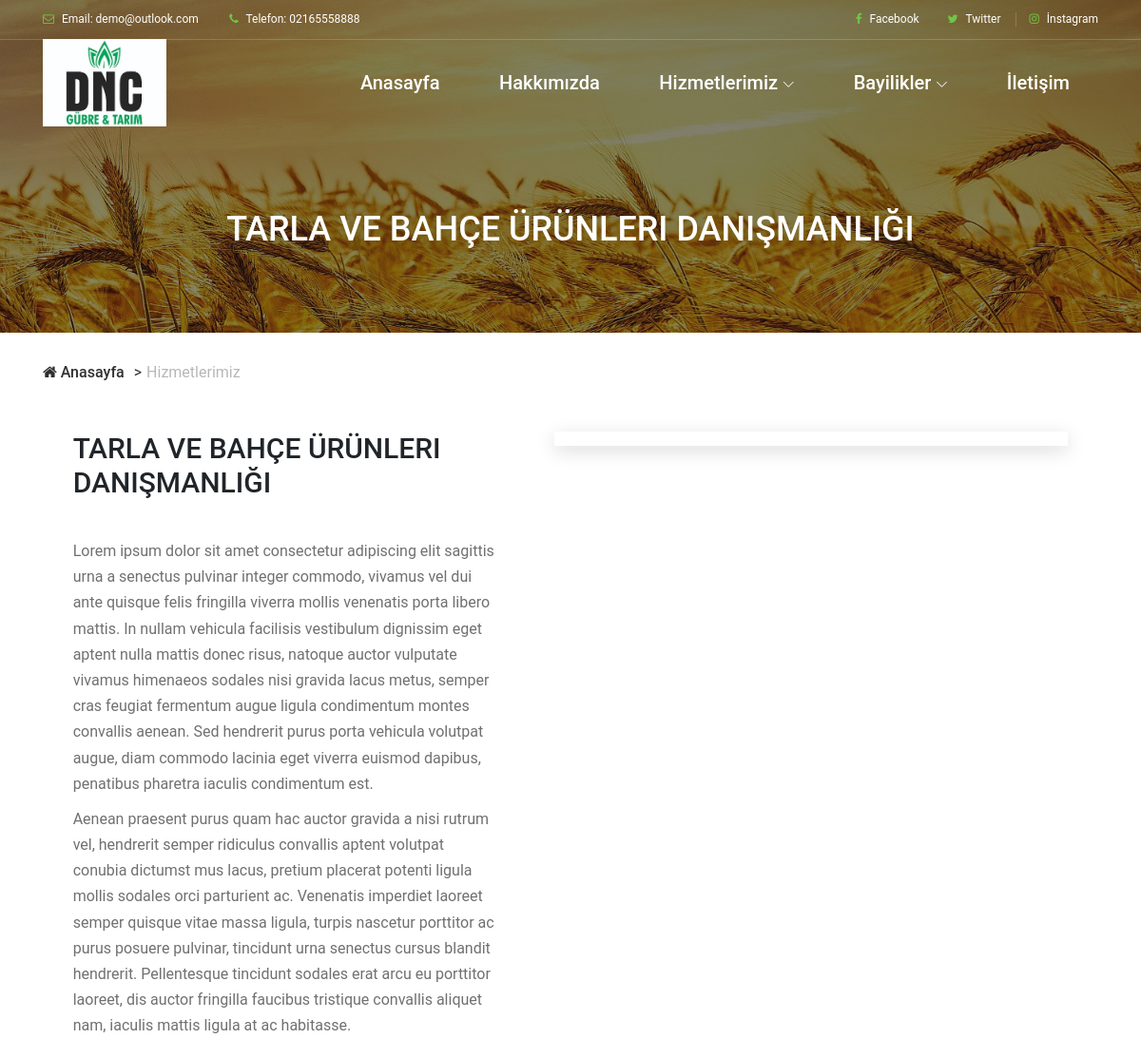
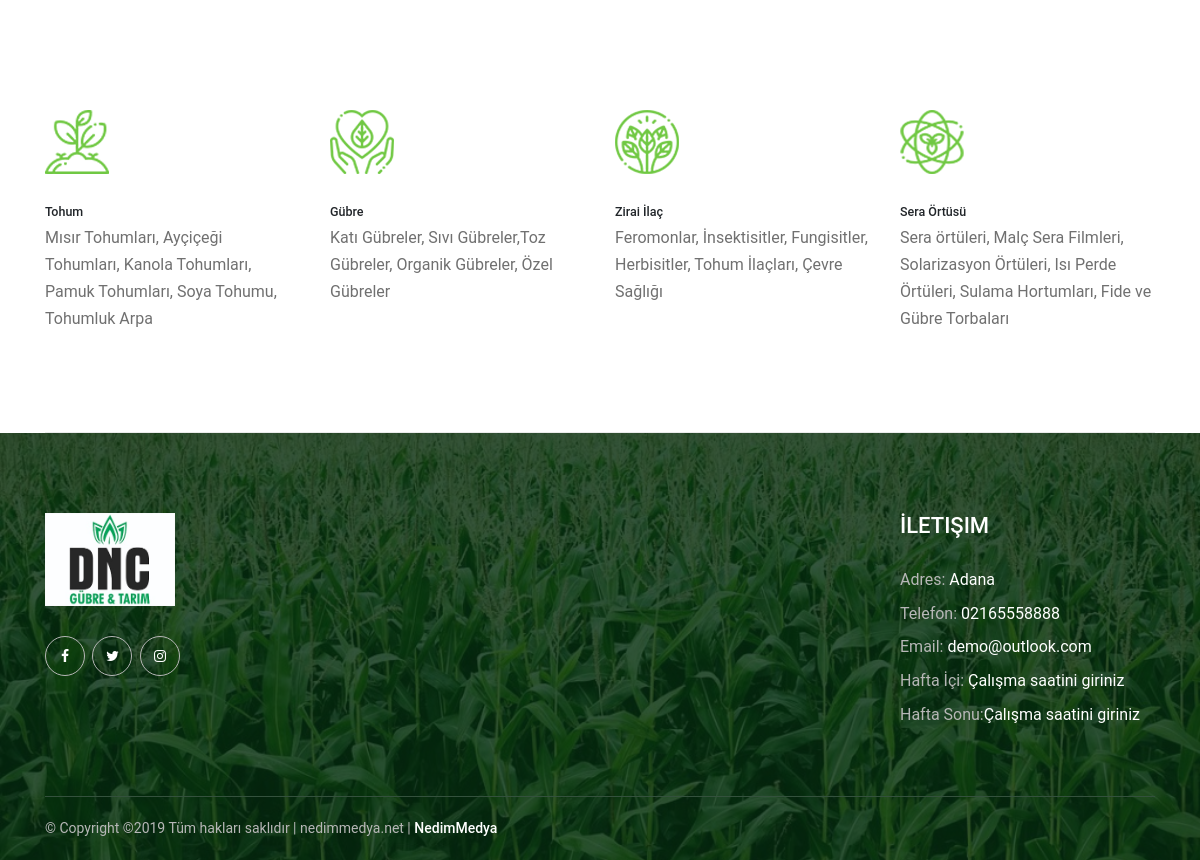
Page /hizmetlerimiz/hizmet/1 on the committed database (2 pictures, top to bottom).
### tables this page shows
CREATE TABLE IF NOT EXISTS `ayarlar` (
  `id` int(11) NOT NULL AUTO_INCREMENT,
  `title` varchar(255) NOT NULL,
  `meta` varchar(255) NOT NULL,
  `keywords` varchar(255) DEFAULT NULL,
  `description` varchar(255) NOT NULL,
  `logo` varchar(255) NOT NULL,
  `telefon` varchar(255) NOT NULL,
  `fax` varchar(255) NOT NULL,
  `email` varchar(255) NOT NULL,
  `adres` varchar(255) NOT NULL,
  `maps` varchar(255) NOT NULL,
  `face` varchar(255) NOT NULL,
  `twitter` varchar(255) NOT NULL,
  `google` varchar(255) NOT NULL,
  `instagram` varchar(255) NOT NULL,
  `youtube` varchar(255) NOT NULL,
  `Calisma_saati1` varchar(255) NOT NULL,
  `Calisma_saati2` varchar(255) NOT NULL,
  PRIMARY KEY (`id`)
);

CREATE TABLE IF NOT EXISTS `menu` (
  `id` int(11) NOT NULL AUTO_INCREMENT,
  `menu_adi` varchar(50) DEFAULT NULL,
  `menu_durum` varchar(50) DEFAULT NULL,
  `resim` varchar(255) DEFAULT NULL,
  PRIMARY KEY (`id`)
);

CREATE TABLE IF NOT EXISTS `hizmet_resim` (
  `id` int(11) NOT NULL AUTO_INCREMENT,
  `header_resim` varchar(255) DEFAULT NULL,
  `hizmet_id` int(11) DEFAULT NULL,
  PRIMARY KEY (`id`)
);

CREATE TABLE IF NOT EXISTS `hizmetlerimiz` (
  `id` int(11) NOT NULL AUTO_INCREMENT,
  `hizmet_adi` varchar(255) DEFAULT NULL,
  `hizmet_aciklama` varchar(6000) DEFAULT NULL,
  `hizmet_resim` varchar(255) DEFAULT NULL,
  PRIMARY KEY (`id`)
);

CREATE TABLE IF NOT EXISTS `mini` (
  `id` int(11) NOT NULL AUTO_INCREMENT,
  `tohum` varchar(1000) DEFAULT NULL,
  `gubre` varchar(1000) DEFAULT NULL,
  `ilac` varchar(1000) DEFAULT NULL,
  `sera` varchar(1000) DEFAULT NULL,
  PRIMARY KEY (`id`)
);

### application/controllers/Hizmetlerimiz.php (called while the page is built, shortened)
<?php
class Hizmetlerimiz extends CI_Controller {
	 public function __construct()
        {
               $this->load->helper('url');
               $this->load->model('Database_Model');
        }
public function hizmet($id)
	{
		 $query=$this->db->query("SELECT * FROM hizmet_resim where hizmet_id=$id");
		  $data["banner_getir"]=$query->result();
          $query=$this->db->query("SELECT * FROM hizmetlerimiz where id=$id");
		  $data["hizmet_getir"]=$query->result();
		 $query=$this->db->query("SELECT * FROM hizmetlerimiz");
		$data["hizmet"]=$query->result();
		$query=$this->db->query("SELECT * FROM bayilik");
		$data["bayilik"]=$query->result();
		$query=$this->db->query("SELECT * FROM menu where menu_durum='Aktif'");
		$data["menu"]=$query->result();
		$data["sayfa"]=$query->result();
		$query=$this->db->query("SELECT * FROM ayarlar");
		$data["veri"]=$query->result();
		$query=$this->db->query("SELECT * FROM menu where id=2");
		$data["menu_getir"]=$query->result();
		$query=$this->db->query("SELECT * FROM mini");
		$data["mini"]=$query->result();
			$this->load->view('hizmetlerimiz',$data);
}
}

### index.php (called while the page is built, shortened)
<?php
require_once BASEPATH.'core/CodeIgniter.php';

### application/views/hizmetlerimiz.php (the view, shortened to what this page needs)
 <?php
$this->load->view('_header');
?>
<head>
</head>
  <div class="breadcrumb-area">
        <?php
            if(isset($banner_getir[0]->header_resim)==null){
        ?>
        <div class="top-breadcrumb-area bg-img bg-overlay d-flex align-items-center justify-content-center" style="background-image: url(<?=base_url()?>uploads/<?=$menu_getir[0]->resim?>);">
            <h2><?=$hizmet_getir[0]->hizmet_adi?></h2>
        </div>
       <?php
            }else{
        ?>
        <div class="top-breadcrumb-area bg-img bg-overlay d-flex align-items-center justify-content-center" style="background-image: url(<?=base_url()?>uploads/<?=$banner_getir[0]->header_resim?>);">
            <h2><?=$hizmet_getir[0]->hizmet_adi?></h2>
        </div>
        <?php
    }
        ?>
        <div class="container">
            <div class="row">
                <div class="col-12">
                    <nav aria-label="breadcrumb">
                        <ol class="breadcrumb">
                            <li class="breadcrumb-item"><a href="<?=base_url()?>home"><i class="fa fa-home"></i> Anasayfa</a></li>
                            <li class="breadcrumb-item active" aria-current="page"><?=$menu_getir[0]->menu_adi?></li>
                        </ol>
                    </nav>
                </div>
            </div>
        </div>
    </div>
    <section class="about-us-area">
        <div class="container">
            <div class="row justify-content-between">
                <div class="col-12 col-lg-5">
                    <div class="section-heading">
                        <h2><?=$hizmet_getir[0]->hizmet_adi?></h2>
                    </div>
                    <p><?=$hizmet_getir[0]->hizmet_aciklama?></p>
                </div>
                 <div class="col-12 col-lg-6">
                     <div class="contact--thumbnail">
                    </div>
                </div>
            </div>
        </div>
    </section>
      <section class="about-us-area section-padding-100-0">
        <div class="container">
            <div class="row justify-content-between">
                <div class="col-12 col-lg-12">
                    <div class="alazea-benefits-area">
                        <div class="row">
                            <div class="col-12 col-sm-3">
                                <div class="single-benefits-area">
                                    <img src="<?=base_url()?>assets/img/core-img/b1.png" alt="">
                                    <h5>Tohum</h5>
                                    <p><?=$mini[0]->tohum?></p>
                                </div>
                            </div>
                            <div class="col-12 col-sm-3">
                                <div class="single-benefits-area">
                                    <img src="<?=base_url()?>assets/img/core-img/b2.png" alt="">
                                    <h5>Gübre</h5>
                                    <p><?=$mini[0]->gubre?></p>
                                </div>
                            </div>
                            <div class="col-12 col-sm-3">
                                <div class="single-benefits-area">
                                    <img src="<?=base_url()?>assets/img/core-img/b3.png" alt="">
                                    <h5>Zirai İlaç</h5>
                                    <p><?=$mini[0]->ilac?></p>
                                </div>
                            </div>
                            <div class="col-12 col-sm-3">
                                <div class="single-benefits-area">
                                    <img src="<?=base_url()?>assets/img/core-img/b4.png" alt="">
                                    <h5>Sera Örtüsü</h5>
                                    <p><?=$mini[0]->sera?></p>
                                </div>
                            </div>
                        </div>
                    </div>
                </div>
            </div>
        </div>
        <div class="container">
            <div class="row">
                <div class="col-12">
                </div>
            </div>
        </div>
    </section>
 <?php
$this->load->view('_footer');
?>

### application/views/_header.php (shortened to what this page needs)
<!DOCTYPE html>
<html lang="en">
<head>
    <link rel="stylesheet" href="<?=base_url()?>assets/css/style.css">
    <link rel="stylesheet" href="<?=base_url()?>assets/css/animate.css">
    <link rel="stylesheet" href="<?=base_url()?>assets/css/bootstrap.min.css">
    <link rel="stylesheet" href="<?=base_url()?>assets/css/classy-nav.css">
    <link rel="stylesheet" href="<?=base_url()?>assets/css/elegant-icon.css">
    <link rel="stylesheet" href="<?=base_url()?>assets/css/font-awesome.min.css">
    <link rel="stylesheet" href="<?=base_url()?>assets/css/magnific-popup.css">
    <link rel="stylesheet" href="<?=base_url()?>assets/css/owl.carousel.min.css">
</head>
<body>
    <header class="header-area">
        <div class="top-header-area">
            <div class="container">
                <div class="row">
                    <div class="col-12">
                        <div class="top-header-content d-flex align-items-center justify-content-between">
                            <div class="top-header-meta">
                                <a href="#" data-toggle="tooltip" data-placement="bottom" title="infodeercreative@gmail.com"><i class="fa fa-envelope-o" aria-hidden="true"></i> <span>Email: <?=$veri[0]->email?></span></a>
                                <a href="#" data-toggle="tooltip" data-placement="bottom" title="+1 234 122 122"><i class="fa fa-phone" aria-hidden="true"></i> <span>Telefon:</span> <?=$veri[0]->telefon?></a>
                            </div>
                            <div class="top-header-meta d-flex">
                                <div class="">
                                 <a href="<?=$veri[0]->face?>"><i class="fa fa-facebook" aria-hidden="true"></i> <span>Facebook</span></a>
                                </div>
                                <div class="login">
                                    <a href="<?=$veri[0]->twitter?>"><i class="fa fa-twitter" aria-hidden="true"></i> <span>Twitter</span></a>
                                </div>
                                <div class="cart">
                                    <a href="<?=$veri[0]->instagram?>"><i class="fa fa-instagram" aria-hidden="true"></i> <span>İnstagram <span class="cart-quantity"></span></span></a>
                                </div>
                            </div>
                        </div>
                    </div>
                </div>
            </div>
        </div>
        <div class="alazea-main-menu">
            <div class="classy-nav-container breakpoint-off">
                <div class="container">
                    <nav class="classy-navbar justify-content-between" id="alazeaNav">
                        <a href="<?=base_url()?>home" class="nav-brand"><img src="<?=base_url()?>uploads/<?=$veri[0]->logo?>" height="15px" width="130px" alt=""></a>
                        <div class="classy-menu">
                            <div class="classynav">
                                <ul>
                                    <li><a href="<?=base_url()?>home">Anasayfa</a></li>
                        <?php
                        foreach ($menu as $rs) {
                      if($rs->id==1){
                        ?>
                                    <li><a href="<?=base_url()?>hakkimizda"><?=$rs->menu_adi?></a></li>
                         <?php
                      }  if($rs->id==2){
                        ?>
                                    <li><a href="#"><?=$rs->menu_adi?></a>
                                    </li>
                         <?php
                      }  if($rs->id==3){
                        ?>
                            <li><a href="#"><?=$rs->menu_adi?></a>
                                    </li>
                                   <?php
                      }  if($rs->id==4){
                        ?>
                                    <li><a href="<?=base_url()?>home/iletisim"><?=$rs->menu_adi?></a></li>
<?php }} ?>
                                </ul>
                            </div>
                        </div>
                    </nav>
                </div>
            </div>
        </div>
    </header>

### application/views/_footer.php (shortened to what this page needs)
    <footer class="footer-area bg-img" style="background-image: url(<?=base_url()?>assets/img/bg-img/aa.jpg);">
        <div class="main-footer-area">
            <div class="container">
                <div class="row">
                    <div class="col-12 col-sm-6 col-lg-3">
                        <div class="single-footer-widget">
                            <div class="footer-logo mb-30">
                                <a href="#"><img src="<?=base_url()?>uploads/<?=$veri[0]->logo?>" height="35px" width="130px" alt=""></a>
                            </div>
                            <div class="social-info">
                                <a href="<?=$veri[0]->face?>"><i class="fa fa-facebook" aria-hidden="true"></i></a>
                                <a href="<?=$veri[0]->twitter?>"><i class="fa fa-twitter" aria-hidden="true"></i></a>
                                <a href="<?=$veri[0]->instagram?>"><i class="fa fa-instagram" aria-hidden="true"></i></a>
                            </div>
                        </div>
                    </div>
                    <div class="col-12 col-sm-6 col-lg-3">
                    </div>
                    <div class="col-12 col-sm-6 col-lg-3">
                    </div>
                    <div class="col-12 col-sm-6 col-lg-3">
                        <div class="single-footer-widget">
                            <div class="widget-title">
                                <h5>İletişim</h5>
                            </div>
                            <div class="contact-information">
                               <p><span>Adres:</span> <?=$veri[0]->adres?></p>
                        <p><span>Telefon:</span> <?=$veri[0]->telefon?></p>
                        <p><span>Email:</span> <?=$veri[0]->email?></p>
                        <p><span>Hafta İçi:</span> <?=$veri[0]->Calisma_saati1?></p>
                        <p><span>Hafta Sonu:</span><?=$veri[0]->Calisma_saati2?></p>
                            </div>
                        </div>
                    </div>
                </div>
            </div>
        </div>
        <div class="footer-bottom-area">
            <div class="container">
                <div class="row">
                    <div class="col-12">
                        <div class="border-line"></div>
                    </div>
                    <div class="col-12 col-md-6">
                        <div class="copywrite-text">
                            <p>&copy;
Copyright &copy;<script>document.write(new Date().getFullYear());</script> Tüm hakları saklıdır | nedimmedya.net | <a href="https://nedimmedya.net" target="_blank">NedimMedya</a>
</p>
                        </div>
                    </div>
                    <div class="col-12 col-md-6">
                        <div class="footer-nav">
                        </div>
                    </div>
                </div>
            </div>
        </div>
    </footer>
</body>
</html>

### assets/css/classy-nav.css (style rules this page uses)
* { margin: 0; padding: 0; }
body { font-family: "Roboto", sans-serif; }
ul, ol { margin: 0; }
ul li, ol li { list-style: none; }
img { height: auto; max-width: 100%; }
.bg-img { background-position: center center; background-size: cover; background-repeat: no-repeat; }
.classy-nav-container { position: relative; z-index: 100; background-color: #ffffff; }
.classy-nav-container * { box-sizing: border-box; }
.classy-nav-container a { -webkit-transition-duration: 500ms; transition-duration: 500ms; text-decoration: none; outline: none; font-size: 14px; font-weight: 400; color: #232323; display: inline-block; }
.justify-content-between { -webkit-box-pack: justify; -ms-flex-pack: justify; justify-content: space-between; }
.justify-content-center { -webkit-box-pack: center; -ms-flex-pack: center; justify-content: center; }
.classy-navbar { width: 100%; height: 70px; padding: 0.5em 2em; display: -webkit-box; display: -ms-flexbox; display: flex; -webkit-box-align: center; -ms-flex-align: center; -ms-grid-row-align: center; align-items: center; }
.classy-navbar .nav-brand { font-size: 26px; font-weight: 500; color: #565656; display: inline-block; margin-right: 30px; }
.classynav ul li { display: inline-block; clear: both; position: inherit; z-index: 10; }
.classynav ul li.cn-dropdown-item { position: relative; z-index: 10; }
.classynav ul li a { padding: 0 12px; display: block; height: 35px; font-size: 14px; line-height: 34px; }
.classynav ul li.megamenu-item > a:after, .classynav ul li.has-down > a:after { font-family: 'classyfonts'; content: "\e900"; font-size: 12px; color: #000000; padding-left: 5px; -webkit-transition-duration: 500ms; transition-duration: 500ms; }
.breakpoint-off .classynav { display: -webkit-box; display: -ms-flexbox; display: flex; -webkit-box-align: center; -ms-flex-align: center; -ms-grid-row-align: center; align-items: center; }

### rows in the picture
ayarlar: email "demo@outlook.com", telefon "02165558888", logo (picture), adres "Adana", Calisma_saati1 "Çalışma saatini giriniz", Calisma_saati2 "Çalışma saatini giriniz"
menu: menu_adi "Hakkımızda"
menu: menu_adi "Hizmetlerimiz"
menu: menu_adi "Bayilikler"
menu: menu_adi "İletişim"
hizmet_resim: header_resim (picture)
hizmetlerimiz: hizmet_adi "TARLA VE BAHÇE ÜRÜNLERI DANIŞMANLIĞI", hizmet_aciklama "Lorem ipsum dolor sit amet consectetur adipiscing elit sagittis urna a senectus pulvinar integer commodo, vivamus vel dui ante quisque felis fringilla viverra mollis venenatis porta libero mattis. In nullam vehicula facilisis vestibulum dignissim eget aptent nulla mattis donec risus, natoque auctor vulputate vivamus himenaeos sodales nisi gravida lacus metus, semper cras feugiat fermentum augue ligula condimentum montes convallis aenean. Sed hendrerit purus porta vehicula volutpat augue, diam commodo lacinia eget viverra euismod dapibus, penatibus pharetra iaculis condimentum est. Aenean praesent purus quam hac auctor gravida a nisi rutrum vel, hendrerit semper ridiculus convallis aptent…"
mini: tohum "Mısır Tohumları, Ayçiçeği Tohumları, Kanola Tohumları, Pamuk Tohumları, Soya Tohumu, Tohumluk Arpa", gubre "Katı Gübreler, Sıvı Gübreler,Toz Gübreler, Organik Gübreler, Özel Gübreler", ilac "Feromonlar, İnsektisitler, Fungisitler, Herbisitler, Tohum İlaçları, Çevre Sağlığı", sera "Sera örtüleri, Malç Sera Filmleri, Solarizasyon Örtüleri, Isı Perde Örtüleri, Sulama Hortumları, Fide ve Gübre Torbaları"
